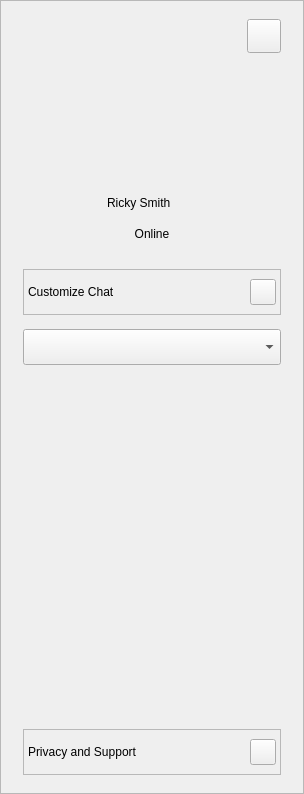
<?xml version='1.0' encoding='utf-8'?>
<ui version="4.0">
 <class>ProfileComponent</class>
 <widget class="QCustomComponent" name="ProfileComponent">
  <property name="geometry"><rect><x>0</x><y>0</y><width>304</width><height>794</height></rect></property>
  <property name="minimumSize"><size><width>304</width><height>0</height></size></property>
  <property name="maximumSize"><size><width>304</width><height>16777215</height></size></property>
  <layout class="QVBoxLayout" name="profileComponentOuter">
   <property name="spacing"><number>0</number></property>
   <property name="leftMargin"><number>0</number></property>
   <property name="topMargin"><number>0</number></property>
   <property name="rightMargin"><number>0</number></property>
   <property name="bottomMargin"><number>0</number></property>
   <item>
    <widget class="QFrame" name="profilePanel">
     <property name="frameShape"><enum>QFrame::StyledPanel</enum></property>
     <layout class="QVBoxLayout" name="profileLayout">
      <property name="spacing"><number>14</number></property>
      <property name="leftMargin"><number>22</number></property>
      <property name="topMargin"><number>18</number></property>
      <property name="rightMargin"><number>22</number></property>
      <property name="bottomMargin"><number>18</number></property>
      <item>
       <layout class="QHBoxLayout" name="profileCloseRow">
        <item>
         <spacer name="profileCloseSpacer">
          <property name="orientation"><enum>Qt::Horizontal</enum></property>
          <property name="sizeHint" stdset="0"><size><width>10</width><height>10</height></size></property>
         </spacer>
        </item>
        <item>
         <widget class="QPushButton" name="profileClose">
          <property name="minimumSize"><size><width>34</width><height>34</height></size></property>
          <property name="maximumSize"><size><width>34</width><height>34</height></size></property>
          <property name="iconSize"><size><width>17</width><height>17</height></size></property>
          <property name="cursor"><cursorShape>PointingHandCursor</cursorShape></property>
          <property name="role" stdset="0"><string>iconChip</string></property>
         </widget>
        </item>
       </layout>
      </item>
      <item>
       <widget class="QCustomAvatar" name="profileAvatar">
        <property name="minimumSize"><size><width>112</width><height>112</height></size></property>
        <property name="maximumSize"><size><width>112</width><height>112</height></size></property>
        <property name="text" stdset="0"><string>R</string></property>
        <property name="showStatus" stdset="0"><bool>false</bool></property>
       </widget>
      </item>
      <item>
       <layout class="QHBoxLayout" name="profileNameRow">
        <property name="spacing"><number>6</number></property>
        <item>
         <spacer name="pnLeft">
          <property name="orientation"><enum>Qt::Horizontal</enum></property>
          <property name="sizeHint" stdset="0"><size><width>10</width><height>10</height></size></property>
         </spacer>
        </item>
        <item>
         <widget class="QLabel" name="profileName">
          <property name="text"><string>Ricky Smith</string></property>
          <property name="role" stdset="0"><string>profileName</string></property>
         </widget>
        </item>
        <item>
         <widget class="QLabel" name="profileVerified">
          <property name="minimumSize"><size><width>20</width><height>20</height></size></property>
          <property name="maximumSize"><size><width>20</width><height>20</height></size></property>
          <property name="scaledContents"><bool>true</bool></property>
         </widget>
        </item>
        <item>
         <spacer name="pnRight">
          <property name="orientation"><enum>Qt::Horizontal</enum></property>
          <property name="sizeHint" stdset="0"><size><width>10</width><height>10</height></size></property>
         </spacer>
        </item>
       </layout>
      </item>
      <item>
       <widget class="QLabel" name="profileStatus">
        <property name="text"><string>Online</string></property>
        <property name="alignment"><set>Qt::AlignHCenter|Qt::AlignVCenter</set></property>
        <property name="role" stdset="0"><string>profileStatus</string></property>
       </widget>
      </item>
      <item>
       <layout class="QHBoxLayout" name="profileActionsRow">
        <property name="spacing"><number>10</number></property>
        <item>
         <widget class="QCustomActionButton" name="actProfile">
          <property name="caption" stdset="0"><string>Profile</string></property>
         </widget>
        </item>
        <item>
         <widget class="QCustomActionButton" name="actMute">
          <property name="caption" stdset="0"><string>Mute</string></property>
         </widget>
        </item>
        <item>
         <widget class="QCustomActionButton" name="actSearch">
          <property name="caption" stdset="0"><string>Search</string></property>
         </widget>
        </item>
       </layout>
      </item>
      <item>
       <widget class="QFrame" name="customizeHeader">
        <property name="minimumSize"><size><width>0</width><height>44</height></size></property>
        <property name="frameShape"><enum>QFrame::StyledPanel</enum></property>
        <property name="role" stdset="0"><string>accordionHeader</string></property>
        <property name="cursor"><cursorShape>PointingHandCursor</cursorShape></property>
        <layout class="QHBoxLayout" name="customizeRow">
         <property name="leftMargin"><number>4</number></property>
         <property name="rightMargin"><number>4</number></property>
         <item>
          <widget class="QLabel" name="customizeTitle">
           <property name="text"><string>Customize Chat</string></property>
           <property name="role" stdset="0"><string>accordionTitle</string></property>
          </widget>
         </item>
         <item>
          <spacer name="customizeSpacer">
           <property name="orientation"><enum>Qt::Horizontal</enum></property>
           <property name="sizeHint" stdset="0"><size><width>10</width><height>10</height></size></property>
          </spacer>
         </item>
         <item>
          <widget class="QPushButton" name="customizeChevron">
           <property name="minimumSize"><size><width>26</width><height>26</height></size></property>
           <property name="maximumSize"><size><width>26</width><height>26</height></size></property>
           <property name="iconSize"><size><width>16</width><height>16</height></size></property>
           <property name="role" stdset="0"><string>chevron</string></property>
          </widget>
         </item>
        </layout>
       </widget>
      </item>
      <item>
       <widget class="QCustomThemeList" name="themeList">
        <property name="minimumSize"><size><width>0</width><height>36</height></size></property>
       </widget>
      </item>
      <item>
       <widget class="QCustomComponentContainer" name="mediaContainer" native="true">
        <property name="filePath" stdset="0"><string>ui/MediaPanelComponent.ui</string></property>
        <property name="previewComponent" stdset="0"><bool>false</bool></property>
       </widget>
      </item>
      <item>
       <spacer name="profileSpacer">
        <property name="orientation"><enum>Qt::Vertical</enum></property>
        <property name="sizeHint" stdset="0"><size><width>10</width><height>20</height></size></property>
       </spacer>
      </item>
      <item>
       <widget class="QFrame" name="privacyHeader">
        <property name="minimumSize"><size><width>0</width><height>44</height></size></property>
        <property name="frameShape"><enum>QFrame::StyledPanel</enum></property>
        <property name="role" stdset="0"><string>accordionHeader</string></property>
        <property name="cursor"><cursorShape>PointingHandCursor</cursorShape></property>
        <layout class="QHBoxLayout" name="privacyRow">
         <property name="leftMargin"><number>4</number></property>
         <property name="rightMargin"><number>4</number></property>
         <item>
          <widget class="QLabel" name="privacyTitle">
           <property name="text"><string>Privacy and Support</string></property>
           <property name="role" stdset="0"><string>accordionTitle</string></property>
          </widget>
         </item>
         <item>
          <spacer name="privacySpacer">
           <property name="orientation"><enum>Qt::Horizontal</enum></property>
           <property name="sizeHint" stdset="0"><size><width>10</width><height>10</height></size></property>
          </spacer>
         </item>
         <item>
          <widget class="QPushButton" name="privacyChevron">
           <property name="minimumSize"><size><width>26</width><height>26</height></size></property>
           <property name="maximumSize"><size><width>26</width><height>26</height></size></property>
           <property name="iconSize"><size><width>16</width><height>16</height></size></property>
           <property name="role" stdset="0"><string>chevron</string></property>
          </widget>
         </item>
        </layout>
       </widget>
      </item>
     </layout>
    </widget>
   </item>
  </layout>
 </widget>
 <customwidgets>
  <customwidget>
   <class>QCustomComponent</class>
   <extends>QWidget</extends>
   <header>Custom_Widgets.QCustomComponent</header>
   <container>1</container>
  </customwidget>
  <customwidget>
   <class>QCustomAvatar</class>
   <extends>QWidget</extends>
   <header>Custom_Widgets.QCustomAvatar</header>
  </customwidget>
  <customwidget>
   <class>QCustomThemeList</class>
   <extends>QComboBox</extends>
   <header>Custom_Widgets.QCustomThemeList</header>
  </customwidget>
  <customwidget>
   <class>QCustomActionButton</class>
   <extends>QFrame</extends>
   <header>Custom_Widgets.QCustomActionButton</header>
   <container>1</container>
  </customwidget>
  <customwidget>
   <class>QCustomComponentContainer</class>
   <extends>QWidget</extends>
   <header>Custom_Widgets.QCustomComponentContainer</header>
   <container>1</container>
  </customwidget>
 <customwidget><class>QPushButton</class><extends>QPushButton</extends><header location="global">Custom_Widgets.Theme.h</header><container>1</container></customwidget><customwidget><class>QLabel</class><extends>QLabel</extends><header location="global">Custom_Widgets.Theme.h</header><container>1</container></customwidget></customwidgets>
 <connections />
</ui>
